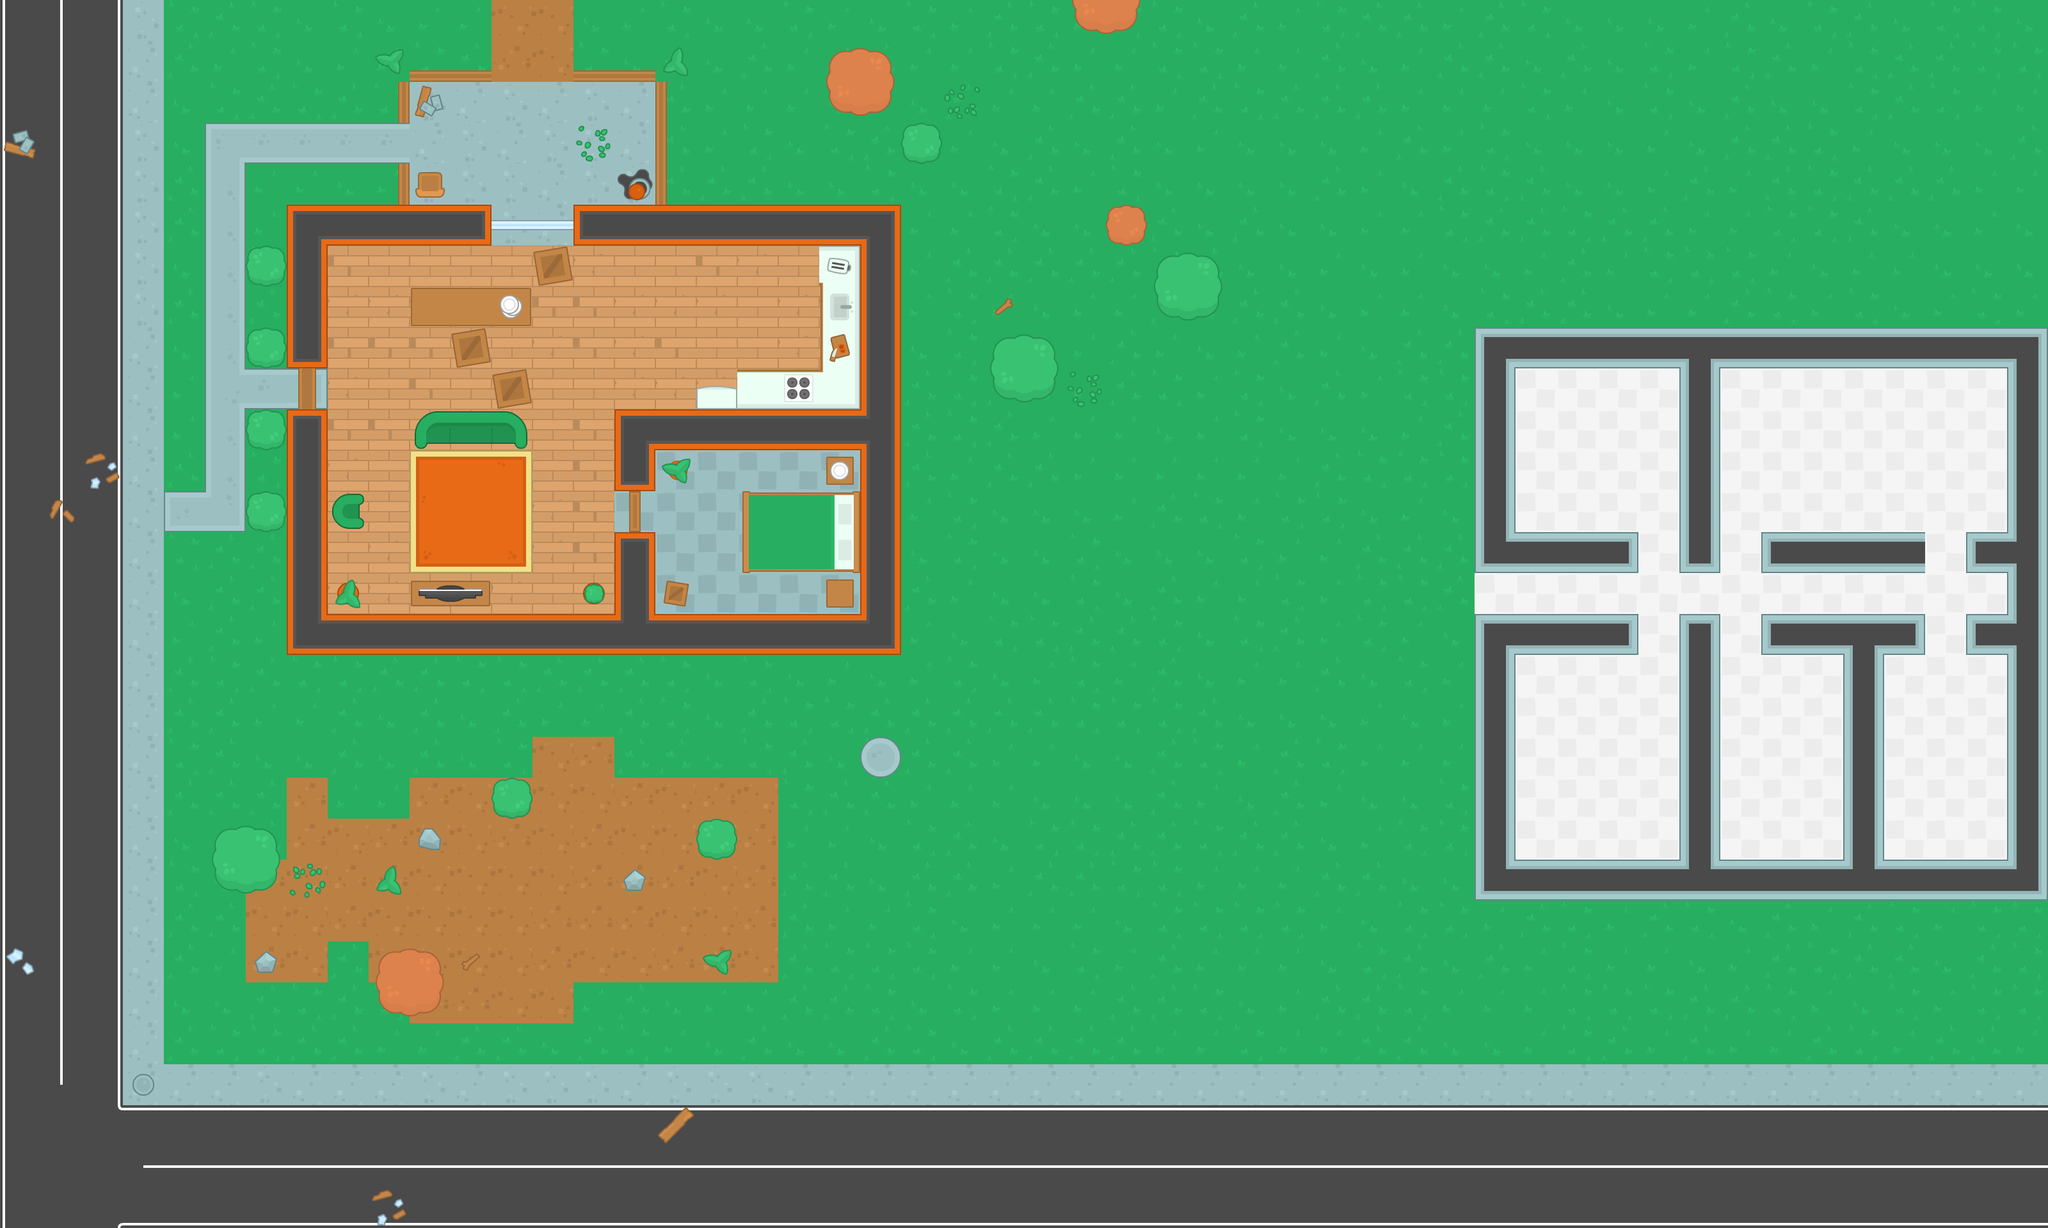

Below is a game level as drawn by its tile map, then a one-line description and the .tmx that defines it (tile-layer data replaced by summaries):
An orthogonal 50x30 tile map with 64x64 px tiles, 4 tile layers (ground, walls, items, decorations) and 64 objects (46x wall, 13x zombie, player, health, shotgun, ...).

<map version="1.2" tiledversion="1.3.4" orientation="orthogonal" renderorder="right-down" width="50" height="30" tilewidth="64" tileheight="64" infinite="0" nextlayerid="6" nextobjectid="158">
 <tileset firstgid="1" name="spritesheet_tiles" tilewidth="64" tileheight="64" spacing="10" tilecount="540" columns="27">
  <image source="../img/spritesheet_tiles.png" width="1988" height="1470" />
 </tileset>
 <layer id="1" name="ground" width="50" height="30">
  <data>[1500 cells, 1500 non-empty, 40 distinct tile ids]</data>
 </layer>
 <layer id="2" name="walls" width="50" height="30">
  <data>[1500 cells, 153 non-empty, 25 distinct tile ids]</data>
 </layer>
 <layer id="3" name="items" width="50" height="30">
  <data>[1500 cells, 65 non-empty, 38 distinct tile ids]</data>
 </layer>
 <layer id="4" name="decorations" width="50" height="30">
  <data>[1500 cells, 25 non-empty, 18 distinct tile ids]</data>
 </layer>
 <objectgroup id="5" name="Obstacles">
  <object id="87" name="wall" x="446.667" y="320" width="320" height="61.3333" />
  <object id="92" name="wall" x="896" y="320" width="509.333" height="61.3333" />
  <object id="94" name="player" x="262.667" y="266.667" width="42.6667" height="45.3333" />
  <object id="95" name="wall" x="654.667" y="269.333" width="34.6667" height="34.6667" />
  <object id="96" name="wall" x="448" y="961.333" width="957.333" height="61.3333" />
  <object id="97" name="wall" x="446.667" y="641.333" width="64" height="317.333" />
  <object id="98" name="wall" x="449.333" y="382.667" width="64" height="192" />
  <object id="99" name="wall" x="1342.67" y="381.333" width="64" height="578.666" />
  <object id="100" name="wall" x="957.334" y="641.333" width="386.666" height="61.3333" />
  <object id="101" name="wall" x="958.667" y="830.667" width="64" height="133.333" />
  <object id="102" name="wall" x="958.667" y="701.333" width="64" height="63.9997" />
  <object id="103" name="wall" x="520" y="905.333" width="45.3333" height="45.3333">
   <ellipse />
  </object>
  <object id="104" name="wall" x="909.333" y="910.667" width="34.6666" height="37.3333">
   <ellipse />
  </object>
  <object id="105" name="wall" x="641.333" y="452" width="186.667" height="61.3333" />
  <object id="106" name="wall" x="638.666" y="905.333" width="130.667" height="45.3333" />
  <object id="107" name="wall" x="641.333" y="641.333" width="186.667" height="61.3333" />
  <object id="108" name="wall" x="516" y="766.667" width="56.0003" height="61.3333" />
  <object id="110" name="wall" x="1281.33" y="382.667" width="64" height="258.666" />
  <object id="111" name="wall" x="1153.33" y="577.333" width="128" height="61.3333" />
  <object id="112" name="wall" x="1086.67" y="601.333" width="69.3333" height="40" />
  <object id="113" name="zombie" x="266.667" y="653.333" width="42.6667" height="45.3333" />
  <object id="114" name="zombie" x="520" y="136" width="42.6667" height="45.3333" />
  <object id="115" name="zombie" x="1101.33" y="778.667" width="42.6667" height="45.3333" />
  <object id="116" name="wall" x="2302.67" y="512" width="64" height="381.333" />
  <object id="117" name="wall" x="2365.33" y="833.333" width="192" height="58.6667" />
  <object id="118" name="wall" x="2750.67" y="834.667" width="258.667" height="58.6667" />
  <object id="119" name="wall" x="2749.33" y="962.667" width="258.667" height="58.6667" />
  <object id="120" name="wall" x="2622.67" y="958.667" width="64" height="384" />
  <object id="121" name="wall" x="2622.67" y="513.333" width="64" height="384" />
  <object id="122" name="wall" x="2368" y="514.667" width="258.667" height="58.6667" />
  <object id="123" name="wall" x="2688" y="514.667" width="509.334" height="58.6667" />
  <object id="124" name="wall" x="2306.67" y="1341.33" width="890.667" height="61.3334" />
  <object id="125" name="wall" x="2305.33" y="960" width="64" height="384" />
  <object id="126" name="wall" x="3134.67" y="573.333" width="64" height="765.333" />
  <object id="127" name="wall" x="2881.33" y="1024" width="64" height="317.333" />
  <object id="128" name="wall" x="1025.33" y="129.333" width="16" height="192" />
  <object id="129" name="wall" x="621.333" y="253.333" width="16" height="69.3333" />
  <object id="130" name="wall" x="621.333" y="125.333" width="16" height="69.3333" />
  <object id="131" name="wall" x="640" y="112" width="128" height="13.3333" />
  <object id="132" name="wall" x="896" y="110.667" width="128" height="16" />
  <object id="133" name="wall" x="2366.67" y="962.667" width="192" height="58.6667" />
  <object id="134" name="wall" x="3073.33" y="962.667" width="64" height="58.6667" />
  <object id="135" name="wall" x="3070.67" y="834.667" width="64" height="61.3334" />
  <object id="136" name="wall" x="-40" y="-1.33333" width="3261.33" />
  <object id="138" name="wall" x="-15.9983" y="1920" width="3256" />
  <object id="139" name="wall" x="-1.33333" y="-48" height="2021.33" />
  <object id="140" name="wall" x="3198.67" y="-22.6667" height="1986.67" />
  <object id="141" name="health" x="266.667" y="460" width="40" height="42.6667" />
  <object id="142" name="zombie" x="263.667" y="856" width="42.6667" height="45.3333" />
  <object id="143" name="zombie" x="1605.33" y="705.333" width="42.6667" height="45.3333" />
  <object id="144" name="zombie" x="1738.67" y="1109.33" width="42.6667" height="45.3333" />
  <object id="145" name="zombie" x="1477.33" y="1229.33" width="42.6667" height="45.3333" />
  <object id="146" name="zombie" x="1482.67" y="981.333" width="42.6667" height="45.3333" />
  <object id="147" name="zombie" x="1482.67" y="978.667" width="42.6667" height="45.3333" />
  <object id="148" name="zombie" x="1618.67" y="1476" width="42.6667" height="45.3333" />
  <object id="149" name="zombie" x="769.333" y="1420" width="42.6667" height="45.3333" />
  <object id="150" name="zombie" x="897.333" y="1228" width="42.6667" height="45.3333" />
  <object id="151" name="zombie" x="713.333" y="1166.67" width="42.6667" height="45.3333" />
  <object id="152" name="shotgun" x="395.333" y="847.333" width="40" height="42.6667" />
  <object id="153" name="9mm" x="1094.67" y="906.667" width="40" height="42.6667" />
  <object id="154" name="12mm" x="841.333" y="205.333" width="40" height="42.6667" />
  <object id="155" name="wall" x="770" y="575.333" width="56.0003" height="61.3333" />
  <object id="156" name="wall" x="834" y="387.333" width="56.0003" height="61.3333" />
  <object id="157" name="wall" x="706" y="515.333" width="56.0003" height="61.3333" />
 </objectgroup>
</map>
